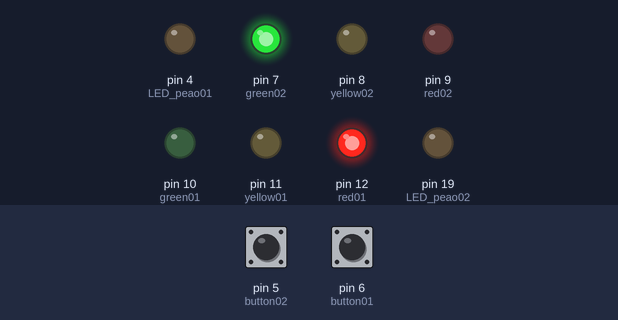
The sketch below on a simulated Arduino Uno, built with avr-gcc and run on an emulated ATmega328P. Shown: output pins drawn as LEDs (lit = HIGH). The test bench sets the inputs (shaded band); at power-on: pin 5 (button02) LOW, pin 6 (button01) LOW.

Above: at 1.2 s.
1.3 s: pin 5 (button02) pulled HIGH for 0.15 s
At 1.8 s:
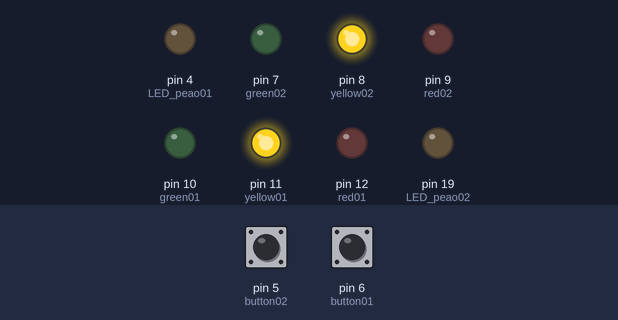
At 5.3 s:
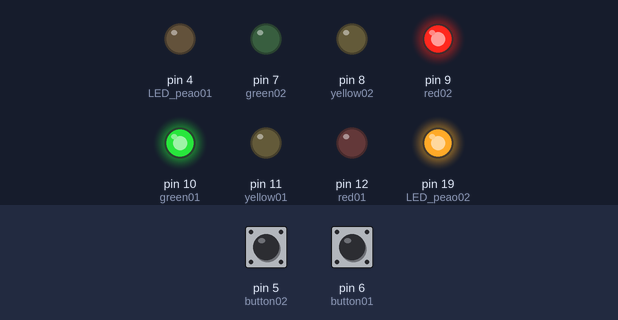
Timing chart, 0 to 19.8 s (numbered marks = the images above; inputs shaded):
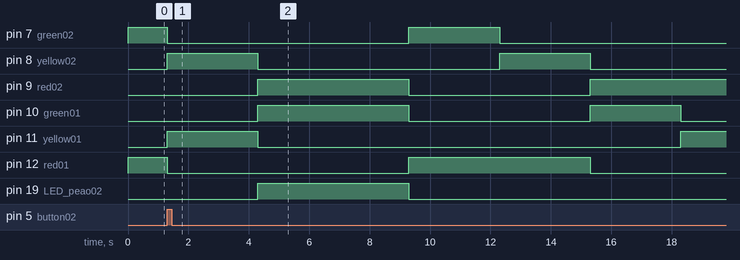

Measured:
- after the input at 1.3 s, pin 7 (green02): HIGH → LOW after 0.00 s instead of 1.7 s; pin 9 (red02): LOW → HIGH after 3.0 s instead of 4.7 s; pin 11 (yellow01): LOW → HIGH after 0.00 s instead of 7.7 s; pin 12 (red01): HIGH → LOW after 0.00 s instead of 4.7 s; pin 19 (LED_peao02): LOW → HIGH after 3.0 s, → LOW 5.0 s later
- by itself, pin 8 (yellow02): alternates HIGH for 3.0 s and LOW for 8.0 s

The sketch:

Projeto.ino
```cpp
long tempo;
int contadorseg;


int red01= 12;
int yellow01 = 11;
int green01= 10;

int red02= 9;
int yellow02= 8;
int green02= 7;

int button01 = 6;
int button02=5;

int LED_peao01= 4;
int LED_peao02= 19;

void setup() {
  pinMode(red01, OUTPUT);
pinMode(yellow01, OUTPUT);
pinMode(green01, OUTPUT);

pinMode(red02, OUTPUT);
pinMode(yellow02, OUTPUT);
pinMode(green02, OUTPUT);

pinMode(button01, INPUT);
pinMode(button02, INPUT);


pinMode(LED_peao01, OUTPUT);
pinMode(LED_peao02, OUTPUT);

}

void loop() {

if(millis()-tempo>1000){
tempo=millis();
  contadorseg++;

}

  if(contadorseg==0){
  digitalWrite (red01, HIGH);
  digitalWrite (yellow01, LOW);
  digitalWrite (green01, LOW);

  digitalWrite (red02, LOW);
  digitalWrite (yellow02, LOW);
  digitalWrite (green02, HIGH);
  }
  if(contadorseg==3){

  digitalWrite (red01, HIGH);
  digitalWrite (yellow01, LOW);
  digitalWrite (green01, LOW);

  digitalWrite (red02, LOW);
  digitalWrite (yellow02, HIGH);
  digitalWrite (green02, LOW);
  }
 if(contadorseg==6){

  digitalWrite (red01, LOW);
  digitalWrite (yellow01, LOW);
  digitalWrite (green01, HIGH);

  digitalWrite (red02, HIGH);
  digitalWrite (yellow02, LOW);
  digitalWrite (green02, LOW);
 }
  if(contadorseg==9){

  digitalWrite (red01, LOW);
  digitalWrite (yellow01, HIGH);
  digitalWrite (green01, LOW);

  digitalWrite (red02, HIGH);
  digitalWrite (yellow02, LOW);
  digitalWrite (green02, LOW);
  }
  if(contadorseg==12){
  contadorseg=0;
  }

  if(digitalRead(button01) == HIGH){
    digitalWrite (red01, LOW);
  digitalWrite (yellow01, HIGH);
  digitalWrite (green01, LOW);

  digitalWrite (red02, LOW);
  digitalWrite (yellow02, HIGH);
  digitalWrite (green02, LOW);

  delay(3000);

  digitalWrite (red01, HIGH);
  digitalWrite (yellow01, LOW);
  digitalWrite (green01, LOW);

  digitalWrite (red02, LOW);
  digitalWrite (yellow02, LOW);
  digitalWrite (green02, HIGH);

  digitalWrite(LED_peao01, HIGH);

  delay(5000);

  digitalWrite(button01, LOW);
    digitalWrite(LED_peao01, LOW);

  contadorseg = 2;


  }

  if(digitalRead(button02) == HIGH){
    digitalWrite (red01, LOW);
  digitalWrite (yellow01, HIGH);
  digitalWrite (green01, LOW);

  digitalWrite (red02, LOW);
  digitalWrite (yellow02, HIGH);
  digitalWrite (green02, LOW);

  delay(3000);

  digitalWrite (red01, LOW);
  digitalWrite (yellow01, LOW);
  digitalWrite (green01, HIGH);

  digitalWrite (red02, HIGH);
  digitalWrite (yellow02, LOW);
  digitalWrite (green02, LOW);

  digitalWrite(LED_peao02, HIGH);

  delay(5000);

  digitalWrite(button02, LOW);
    digitalWrite(LED_peao02, LOW);

  contadorseg = 11;


  }

}
```
